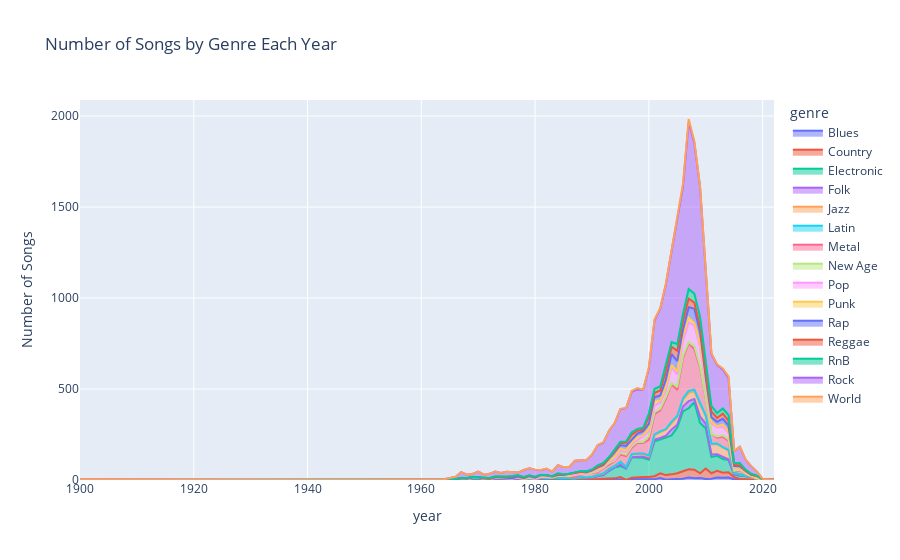

Notebook source saved alongside this figure:
### Code cell
import plotly.express as px

music_notna = music_df[music_df['genre'].notna()]
# Step 1: Prepare the data
# Group by year and genre, and count the number of tracks
grouped_df = music_notna.groupby(['year', 'genre']).size().reset_index(name='count')

# Pivot the DataFrame to have years as rows and genres as columns
pivoted_df = grouped_df.pivot(index='year', columns='genre', values='count').fillna(0)

# Step 2: Create the streamgraph
fig = px.area(pivoted_df, 
              labels={"value": "Number of Songs", "variable": "Genre"},
              title="Number of Songs by Genre Each Year")

# Display the plot
fig.show()

### Figure 1 — Plotly figure (JSON) as saved in the notebook; plotly's stock layout.template omitted (floating-point values rounded to 4 significant figures)
{"data": [{"fillpattern": {"shape": ""}, "hovertemplate": "genre=Blues<br>year=%{x}<br>Number of Songs=%{y}<extra></extra>", "legendgroup": "Blues", "line": {"color": "#636efa"}, "marker": {"symbol": "circle"}, "mode": "lines", "name": "Blues", "orientation": "v", "showlegend": true, "stackgroup": "1", "type": "scatter", "x": [1900, 1919, 1933, 1950, 1951, 1954, 1955, 1956, 1957, 1958, 1959, 1960, 1961, 1962, 1964, 1965, 1966, 1967, 1968, 1969, 1970, 1971, 1972, 1973, 1974, 1975, 1976, 1977, 1978, 1979, 1980, 1981, 1982, 1983, 1984, 1985, 1986, 1987, 1988, 1989, 1990, 1991, 1992, 1993, 1994, 1995, 1996, 1997, 1998, 1999, 2000, 2001, 2002, 2003, 2004, 2005, 2006, 2007, 2008, 2009, 2010, 2011, 2012, 2013, 2014, 2015, 2016, 2017, 2018, 2019, 2020, 2022], "xaxis": "x", "y": [0, 0, 1, 0, 0, 0, 0, 0, 0, 0, 0, 1, 0, 0, 0, 0, 0, 0, 1, 3, 2, 0, 0, 0, 3, 0, 0, 1, 0, 3, 1, 0, 0, 6, 1, 2, 0, 0, 1, 1, 1, 1, 5, 2, 6, 2, 0, 6, 6, 5, 2, 4, 11, 1, 4, 6, 7, 14, 9, 11, 5, 7, 14, 12, 13, 3, 4, 0, 1, 0, 0, 0], "yaxis": "y"}, {"fillpattern": {"shape": ""}, "hovertemplate": "genre=Country<br>year=%{x}<br>Number of Songs=%{y}<extra></extra>", "legendgroup": "Country", "line": {"color": "#EF553B"}, "marker": {"symbol": "circle"}, "mode": "lines", "name": "Country", "orientation": "v", "showlegend": true, "stackgroup": "1", "type": "scatter", "x": [1900, 1919, 1933, 1950, 1951, 1954, 1955, 1956, 1957, 1958, 1959, 1960, 1961, 1962, 1964, 1965, 1966, 1967, 1968, 1969, 1970, 1971, 1972, 1973, 1974, 1975, 1976, 1977, 1978, 1979, 1980, 1981, 1982, 1983, 1984, 1985, 1986, 1987, 1988, 1989, 1990, 1991, 1992, 1993, 1994, 1995, 1996, 1997, 1998, 1999, 2000, 2001, 2002, 2003, 2004, 2005, 2006, 2007, 2008, 2009, 2010, 2011, 2012, 2013, 2014, 2015, 2016, 2017, 2018, 2019, 2020, 2022], "xaxis": "x", "y": [0, 0, 0, 0, 0, 0, 1, 0, 1, 0, 0, 0, 0, 1, 0, 3, 0, 2, 2, 0, 1, 1, 1, 0, 3, 3, 0, 4, 3, 2, 1, 1, 2, 1, 3, 2, 2, 1, 1, 2, 2, 3, 2, 6, 3, 14, 1, 7, 10, 11, 14, 17, 26, 26, 27, 31, 41, 45, 48, 26, 58, 30, 37, 28, 29, 12, 2, 4, 2, 1, 0, 0], "yaxis": "y"}, {"fillpattern": {"shape": ""}, "hovertemplate": "genre=Electronic<br>year=%{x}<br>Number of Songs=%{y}<extra></extra>", "legendgroup": "Electronic", "line": {"color": "#00cc96"}, "marker": {"symbol": "circle"}, "mode": "lines", "name": "Electronic", "orientation": "v", "showlegend": true, "stackgroup": "1", "type": "scatter", "x": [1900, 1919, 1933, 1950, 1951, 1954, 1955, 1956, 1957, 1958, 1959, 1960, 1961, 1962, 1964, 1965, 1966, 1967, 1968, 1969, 1970, 1971, 1972, 1973, 1974, 1975, 1976, 1977, 1978, 1979, 1980, 1981, 1982, 1983, 1984, 1985, 1986, 1987, 1988, 1989, 1990, 1991, 1992, 1993, 1994, 1995, 1996, 1997, 1998, 1999, 2000, 2001, 2002, 2003, 2004, 2005, 2006, 2007, 2008, 2009, 2010, 2011, 2012, 2013, 2014, 2015, 2016, 2017, 2018, 2019, 2020, 2022], "xaxis": "x", "y": [0, 0, 0, 0, 0, 0, 0, 0, 0, 0, 0, 0, 0, 0, 0, 0, 0, 0, 0, 1, 1, 1, 1, 4, 3, 2, 0, 2, 0, 0, 0, 10, 5, 4, 3, 1, 7, 6, 7, 6, 11, 14, 20, 42, 59, 61, 61, 112, 106, 106, 96, 192, 185, 205, 214, 251, 329, 335, 370, 277, 221, 89, 82, 75, 68, 13, 18, 17, 14, 2, 0, 1], "yaxis": "y"}, {"fillpattern": {"shape": ""}, "hovertemplate": "genre=Folk<br>year=%{x}<br>Number of Songs=%{y}<extra></extra>", "legendgroup": "Folk", "line": {"color": "#ab63fa"}, "marker": {"symbol": "circle"}, "mode": "lines", "name": "Folk", "orientation": "v", "showlegend": true, "stackgroup": "1", "type": "scatter", "x": [1900, 1919, 1933, 1950, 1951, 1954, 1955, 1956, 1957, 1958, 1959, 1960, 1961, 1962, 1964, 1965, 1966, 1967, 1968, 1969, 1970, 1971, 1972, 1973, 1974, 1975, 1976, 1977, 1978, 1979, 1980, 1981, 1982, 1983, 1984, 1985, 1986, 1987, 1988, 1989, 1990, 1991, 1992, 1993, 1994, 1995, 1996, 1997, 1998, 1999, 2000, 2001, 2002, 2003, 2004, 2005, 2006, 2007, 2008, 2009, 2010, 2011, 2012, 2013, 2014, 2015, 2016, 2017, 2018, 2019, 2020, 2022], "xaxis": "x", "y": [0, 0, 0, 0, 0, 0, 0, 0, 0, 0, 0, 0, 0, 1, 1, 0, 0, 5, 0, 6, 6, 3, 0, 1, 1, 1, 0, 1, 0, 1, 0, 0, 0, 0, 4, 1, 3, 1, 4, 3, 0, 3, 0, 2, 3, 7, 2, 2, 7, 7, 7, 9, 9, 12, 33, 16, 27, 40, 18, 35, 25, 14, 9, 15, 4, 2, 3, 0, 0, 1, 0, 0], "yaxis": "y"}, {"fillpattern": {"shape": ""}, "hovertemplate": "genre=Jazz<br>year=%{x}<br>Number of Songs=%{y}<extra></extra>", "legendgroup": "Jazz", "line": {"color": "#FFA15A"}, "marker": {"symbol": "circle"}, "mode": "lines", "name": "Jazz", "orientation": "v", "showlegend": true, "stackgroup": "1", "type": "scatter", "x": [1900, 1919, 1933, 1950, 1951, 1954, 1955, 1956, 1957, 1958, 1959, 1960, 1961, 1962, 1964, 1965, 1966, 1967, 1968, 1969, 1970, 1971, 1972, 1973, 1974, 1975, 1976, 1977, 1978, 1979, 1980, 1981, 1982, 1983, 1984, 1985, 1986, 1987, 1988, 1989, 1990, 1991, 1992, 1993, 1994, 1995, 1996, 1997, 1998, 1999, 2000, 2001, 2002, 2003, 2004, 2005, 2006, 2007, 2008, 2009, 2010, 2011, 2012, 2013, 2014, 2015, 2016, 2017, 2018, 2019, 2020, 2022], "xaxis": "x", "y": [0, 1, 0, 1, 0, 1, 0, 1, 0, 0, 1, 0, 1, 0, 0, 2, 3, 0, 1, 1, 3, 2, 0, 7, 2, 2, 8, 5, 1, 2, 0, 2, 3, 0, 1, 5, 1, 2, 2, 3, 3, 6, 7, 8, 5, 15, 8, 10, 16, 12, 11, 23, 33, 33, 35, 44, 38, 45, 44, 66, 44, 57, 55, 47, 46, 8, 5, 3, 1, 0, 1, 0], "yaxis": "y"}, {"fillpattern": {"shape": ""}, "hovertemplate": "genre=Latin<br>year=%{x}<br>Number of Songs=%{y}<extra></extra>", "legendgroup": "Latin", "line": {"color": "#19d3f3"}, "marker": {"symbol": "circle"}, "mode": "lines", "name": "Latin", "orientation": "v", "showlegend": true, "stackgroup": "1", "type": "scatter", "x": [1900, 1919, 1933, 1950, 1951, 1954, 1955, 1956, 1957, 1958, 1959, 1960, 1961, 1962, 1964, 1965, 1966, 1967, 1968, 1969, 1970, 1971, 1972, 1973, 1974, 1975, 1976, 1977, 1978, 1979, 1980, 1981, 1982, 1983, 1984, 1985, 1986, 1987, 1988, 1989, 1990, 1991, 1992, 1993, 1994, 1995, 1996, 1997, 1998, 1999, 2000, 2001, 2002, 2003, 2004, 2005, 2006, 2007, 2008, 2009, 2010, 2011, 2012, 2013, 2014, 2015, 2016, 2017, 2018, 2019, 2020, 2022], "xaxis": "x", "y": [0, 0, 0, 0, 0, 0, 0, 0, 0, 0, 0, 0, 0, 0, 0, 0, 0, 0, 0, 0, 1, 0, 0, 0, 0, 0, 0, 0, 0, 0, 0, 0, 0, 0, 0, 0, 0, 0, 0, 1, 0, 0, 2, 0, 1, 1, 0, 6, 1, 5, 5, 6, 3, 3, 8, 4, 6, 11, 7, 9, 1, 2, 4, 4, 6, 0, 1, 1, 0, 1, 0, 0], "yaxis": "y"}, {"fillpattern": {"shape": ""}, "hovertemplate": "genre=Metal<br>year=%{x}<br>Number of Songs=%{y}<extra></extra>", "legendgroup": "Metal", "line": {"color": "#FF6692"}, "marker": {"symbol": "circle"}, "mode": "lines", "name": "Metal", "orientation": "v", "showlegend": true, "stackgroup": "1", "type": "scatter", "x": [1900, 1919, 1933, 1950, 1951, 1954, 1955, 1956, 1957, 1958, 1959, 1960, 1961, 1962, 1964, 1965, 1966, 1967, 1968, 1969, 1970, 1971, 1972, 1973, 1974, 1975, 1976, 1977, 1978, 1979, 1980, 1981, 1982, 1983, 1984, 1985, 1986, 1987, 1988, 1989, 1990, 1991, 1992, 1993, 1994, 1995, 1996, 1997, 1998, 1999, 2000, 2001, 2002, 2003, 2004, 2005, 2006, 2007, 2008, 2009, 2010, 2011, 2012, 2013, 2014, 2015, 2016, 2017, 2018, 2019, 2020, 2022], "xaxis": "x", "y": [0, 0, 0, 0, 0, 0, 0, 0, 0, 0, 0, 0, 0, 0, 0, 0, 0, 0, 1, 1, 0, 1, 3, 3, 0, 1, 0, 2, 1, 3, 4, 2, 8, 3, 10, 9, 6, 7, 15, 9, 23, 16, 29, 27, 28, 40, 59, 34, 58, 58, 86, 111, 114, 168, 205, 142, 223, 261, 224, 192, 95, 54, 32, 57, 49, 9, 21, 8, 3, 1, 0, 0], "yaxis": "y"}, {"fillpattern": {"shape": ""}, "hovertemplate": "genre=New Age<br>year=%{x}<br>Number of Songs=%{y}<extra></extra>", "legendgroup": "New Age", "line": {"color": "#B6E880"}, "marker": {"symbol": "circle"}, "mode": "lines", "name": "New Age", "orientation": "v", "showlegend": true, "stackgroup": "1", "type": "scatter", "x": [1900, 1919, 1933, 1950, 1951, 1954, 1955, 1956, 1957, 1958, 1959, 1960, 1961, 1962, 1964, 1965, 1966, 1967, 1968, 1969, 1970, 1971, 1972, 1973, 1974, 1975, 1976, 1977, 1978, 1979, 1980, 1981, 1982, 1983, 1984, 1985, 1986, 1987, 1988, 1989, 1990, 1991, 1992, 1993, 1994, 1995, 1996, 1997, 1998, 1999, 2000, 2001, 2002, 2003, 2004, 2005, 2006, 2007, 2008, 2009, 2010, 2011, 2012, 2013, 2014, 2015, 2016, 2017, 2018, 2019, 2020, 2022], "xaxis": "x", "y": [0, 0, 0, 0, 0, 0, 0, 0, 0, 0, 0, 0, 0, 0, 0, 0, 0, 0, 0, 0, 0, 0, 0, 0, 0, 2, 0, 0, 0, 1, 0, 3, 0, 0, 1, 2, 2, 9, 3, 0, 1, 5, 3, 6, 3, 9, 9, 9, 6, 5, 19, 11, 10, 10, 7, 21, 11, 7, 16, 9, 4, 0, 6, 8, 8, 4, 3, 1, 1, 2, 0, 0], "yaxis": "y"}, {"fillpattern": {"shape": ""}, "hovertemplate": "genre=Pop<br>year=%{x}<br>Number of Songs=%{y}<extra></extra>", "legendgroup": "Pop", "line": {"color": "#FF97FF"}, "marker": {"symbol": "circle"}, "mode": "lines", "name": "Pop", "orientation": "v", "showlegend": true, "stackgroup": "1", "type": "scatter", "x": [1900, 1919, 1933, 1950, 1951, 1954, 1955, 1956, 1957, 1958, 1959, 1960, 1961, 1962, 1964, 1965, 1966, 1967, 1968, 1969, 1970, 1971, 1972, 1973, 1974, 1975, 1976, 1977, 1978, 1979, 1980, 1981, 1982, 1983, 1984, 1985, 1986, 1987, 1988, 1989, 1990, 1991, 1992, 1993, 1994, 1995, 1996, 1997, 1998, 1999, 2000, 2001, 2002, 2003, 2004, 2005, 2006, 2007, 2008, 2009, 2010, 2011, 2012, 2013, 2014, 2015, 2016, 2017, 2018, 2019, 2020, 2022], "xaxis": "x", "y": [0, 0, 0, 0, 0, 0, 0, 0, 0, 0, 0, 0, 0, 0, 0, 0, 1, 2, 1, 2, 1, 1, 2, 1, 1, 2, 2, 0, 4, 5, 0, 4, 0, 1, 3, 2, 5, 3, 4, 3, 5, 6, 2, 8, 5, 12, 15, 9, 11, 31, 28, 36, 35, 35, 86, 65, 78, 108, 112, 107, 71, 58, 50, 47, 38, 15, 8, 5, 2, 6, 1, 0], "yaxis": "y"}, {"fillpattern": {"shape": ""}, "hovertemplate": "genre=Punk<br>year=%{x}<br>Number of Songs=%{y}<extra></extra>", "legendgroup": "Punk", "line": {"color": "#FECB52"}, "marker": {"symbol": "circle"}, "mode": "lines", "name": "Punk", "orientation": "v", "showlegend": true, "stackgroup": "1", "type": "scatter", "x": [1900, 1919, 1933, 1950, 1951, 1954, 1955, 1956, 1957, 1958, 1959, 1960, 1961, 1962, 1964, 1965, 1966, 1967, 1968, 1969, 1970, 1971, 1972, 1973, 1974, 1975, 1976, 1977, 1978, 1979, 1980, 1981, 1982, 1983, 1984, 1985, 1986, 1987, 1988, 1989, 1990, 1991, 1992, 1993, 1994, 1995, 1996, 1997, 1998, 1999, 2000, 2001, 2002, 2003, 2004, 2005, 2006, 2007, 2008, 2009, 2010, 2011, 2012, 2013, 2014, 2015, 2016, 2017, 2018, 2019, 2020, 2022], "xaxis": "x", "y": [0, 0, 0, 0, 0, 0, 0, 0, 0, 0, 0, 0, 0, 0, 0, 0, 0, 0, 0, 0, 0, 0, 0, 0, 0, 0, 0, 3, 0, 3, 7, 5, 5, 3, 0, 4, 2, 9, 5, 7, 3, 7, 3, 5, 15, 11, 9, 10, 15, 5, 15, 26, 12, 20, 13, 16, 28, 28, 15, 19, 15, 8, 6, 11, 6, 2, 2, 3, 0, 1, 1, 0], "yaxis": "y"}, {"fillpattern": {"shape": ""}, "hovertemplate": "genre=Rap<br>year=%{x}<br>Number of Songs=%{y}<extra></extra>", "legendgroup": "Rap", "line": {"color": "#636efa"}, "marker": {"symbol": "circle"}, "mode": "lines", "name": "Rap", "orientation": "v", "showlegend": true, "stackgroup": "1", "type": "scatter", "x": [1900, 1919, 1933, 1950, 1951, 1954, 1955, 1956, 1957, 1958, 1959, 1960, 1961, 1962, 1964, 1965, 1966, 1967, 1968, 1969, 1970, 1971, 1972, 1973, 1974, 1975, 1976, 1977, 1978, 1979, 1980, 1981, 1982, 1983, 1984, 1985, 1986, 1987, 1988, 1989, 1990, 1991, 1992, 1993, 1994, 1995, 1996, 1997, 1998, 1999, 2000, 2001, 2002, 2003, 2004, 2005, 2006, 2007, 2008, 2009, 2010, 2011, 2012, 2013, 2014, 2015, 2016, 2017, 2018, 2019, 2020, 2022], "xaxis": "x", "y": [0, 0, 0, 0, 0, 0, 0, 0, 0, 0, 0, 0, 0, 0, 1, 0, 0, 0, 1, 0, 0, 0, 0, 0, 1, 2, 0, 1, 1, 1, 0, 0, 3, 2, 1, 0, 5, 0, 3, 6, 3, 7, 8, 12, 24, 20, 23, 19, 19, 23, 25, 19, 26, 39, 60, 57, 38, 56, 78, 63, 23, 25, 25, 32, 33, 9, 7, 8, 4, 7, 1, 0], "yaxis": "y"}, {"fillpattern": {"shape": ""}, "hovertemplate": "genre=Reggae<br>year=%{x}<br>Number of Songs=%{y}<extra></extra>", "legendgroup": "Reggae", "line": {"color": "#EF553B"}, "marker": {"symbol": "circle"}, "mode": "lines", "name": "Reggae", "orientation": "v", "showlegend": true, "stackgroup": "1", "type": "scatter", "x": [1900, 1919, 1933, 1950, 1951, 1954, 1955, 1956, 1957, 1958, 1959, 1960, 1961, 1962, 1964, 1965, 1966, 1967, 1968, 1969, 1970, 1971, 1972, 1973, 1974, 1975, 1976, 1977, 1978, 1979, 1980, 1981, 1982, 1983, 1984, 1985, 1986, 1987, 1988, 1989, 1990, 1991, 1992, 1993, 1994, 1995, 1996, 1997, 1998, 1999, 2000, 2001, 2002, 2003, 2004, 2005, 2006, 2007, 2008, 2009, 2010, 2011, 2012, 2013, 2014, 2015, 2016, 2017, 2018, 2019, 2020, 2022], "xaxis": "x", "y": [0, 0, 0, 0, 1, 0, 0, 0, 0, 0, 0, 0, 0, 0, 0, 0, 0, 0, 3, 3, 1, 1, 0, 0, 1, 1, 9, 6, 3, 4, 2, 1, 0, 1, 3, 1, 1, 1, 0, 5, 2, 6, 7, 2, 6, 11, 18, 25, 16, 8, 39, 25, 28, 46, 39, 57, 48, 47, 34, 27, 27, 32, 21, 29, 26, 7, 6, 2, 2, 0, 0, 0], "yaxis": "y"}, {"fillpattern": {"shape": ""}, "hovertemplate": "genre=RnB<br>year=%{x}<br>Number of Songs=%{y}<extra></extra>", "legendgroup": "RnB", "line": {"color": "#00cc96"}, "marker": {"symbol": "circle"}, "mode": "lines", "name": "RnB", "orientation": "v", "showlegend": true, "stackgroup": "1", "type": "scatter", "x": [1900, 1919, 1933, 1950, 1951, 1954, 1955, 1956, 1957, 1958, 1959, 1960, 1961, 1962, 1964, 1965, 1966, 1967, 1968, 1969, 1970, 1971, 1972, 1973, 1974, 1975, 1976, 1977, 1978, 1979, 1980, 1981, 1982, 1983, 1984, 1985, 1986, 1987, 1988, 1989, 1990, 1991, 1992, 1993, 1994, 1995, 1996, 1997, 1998, 1999, 2000, 2001, 2002, 2003, 2004, 2005, 2006, 2007, 2008, 2009, 2010, 2011, 2012, 2013, 2014, 2015, 2016, 2017, 2018, 2019, 2020, 2022], "xaxis": "x", "y": [1, 0, 0, 0, 0, 0, 0, 0, 0, 0, 0, 0, 0, 0, 0, 1, 2, 3, 1, 1, 1, 4, 4, 5, 4, 3, 3, 1, 4, 1, 3, 1, 0, 0, 7, 3, 0, 2, 5, 1, 4, 7, 6, 6, 7, 7, 7, 13, 10, 11, 18, 22, 22, 32, 27, 36, 38, 52, 49, 57, 54, 32, 27, 28, 31, 8, 13, 5, 4, 2, 0, 0], "yaxis": "y"}, {"fillpattern": {"shape": ""}, "hovertemplate": "genre=Rock<br>year=%{x}<br>Number of Songs=%{y}<extra></extra>", "legendgroup": "Rock", "line": {"color": "#ab63fa"}, "marker": {"symbol": "circle"}, "mode": "lines", "name": "Rock", "orientation": "v", "showlegend": true, "stackgroup": "1", "type": "scatter", "x": [1900, 1919, 1933, 1950, 1951, 1954, 1955, 1956, 1957, 1958, 1959, 1960, 1961, 1962, 1964, 1965, 1966, 1967, 1968, 1969, 1970, 1971, 1972, 1973, 1974, 1975, 1976, 1977, 1978, 1979, 1980, 1981, 1982, 1983, 1984, 1985, 1986, 1987, 1988, 1989, 1990, 1991, 1992, 1993, 1994, 1995, 1996, 1997, 1998, 1999, 2000, 2001, 2002, 2003, 2004, 2005, 2006, 2007, 2008, 2009, 2010, 2011, 2012, 2013, 2014, 2015, 2016, 2017, 2018, 2019, 2020, 2022], "xaxis": "x", "y": [3, 0, 0, 0, 0, 0, 0, 0, 0, 1, 0, 0, 0, 2, 2, 5, 11, 31, 18, 15, 29, 15, 23, 25, 19, 26, 20, 15, 38, 38, 39, 25, 36, 25, 44, 39, 38, 65, 58, 62, 80, 110, 111, 145, 148, 179, 183, 223, 217, 208, 247, 376, 426, 445, 502, 700, 700, 917, 828, 713, 497, 285, 264, 214, 204, 67, 89, 55, 41, 22, 2, 0], "yaxis": "y"}, {"fillpattern": {"shape": ""}, "hovertemplate": "genre=World<br>year=%{x}<br>Number of Songs=%{y}<extra></extra>", "legendgroup": "World", "line": {"color": "#FFA15A"}, "marker": {"symbol": "circle"}, "mode": "lines", "name": "World", "orientation": "v", "showlegend": true, "stackgroup": "1", "type": "scatter", "x": [1900, 1919, 1933, 1950, 1951, 1954, 1955, 1956, 1957, 1958, 1959, 1960, 1961, 1962, 1964, 1965, 1966, 1967, 1968, 1969, 1970, 1971, 1972, 1973, 1974, 1975, 1976, 1977, 1978, 1979, 1980, 1981, 1982, 1983, 1984, 1985, 1986, 1987, 1988, 1989, 1990, 1991, 1992, 1993, 1994, 1995, 1996, 1997, 1998, 1999, 2000, 2001, 2002, 2003, 2004, 2005, 2006, 2007, 2008, 2009, 2010, 2011, 2012, 2013, 2014, 2015, 2016, 2017, 2018, 2019, 2020, 2022], "xaxis": "x", "y": [0, 0, 0, 0, 0, 0, 0, 1, 0, 0, 0, 0, 0, 0, 0, 0, 0, 0, 0, 0, 0, 0, 0, 0, 0, 0, 0, 0, 0, 0, 0, 1, 1, 0, 0, 0, 0, 0, 1, 0, 2, 1, 2, 0, 0, 2, 1, 5, 7, 1, 8, 6, 5, 6, 5, 10, 16, 18, 10, 3, 4, 4, 4, 6, 8, 0, 0, 1, 1, 0, 0, 0], "yaxis": "y"}], "layout": {"legend": {"title": {"text": "genre"}, "tracegroupgap": 0}, "title": {"text": "Number of Songs by Genre Each Year"}, "xaxis": {"anchor": "y", "domain": [0, 1], "title": {"text": "year"}}, "yaxis": {"anchor": "x", "domain": [0, 1], "title": {"text": "Number of Songs"}}}}
